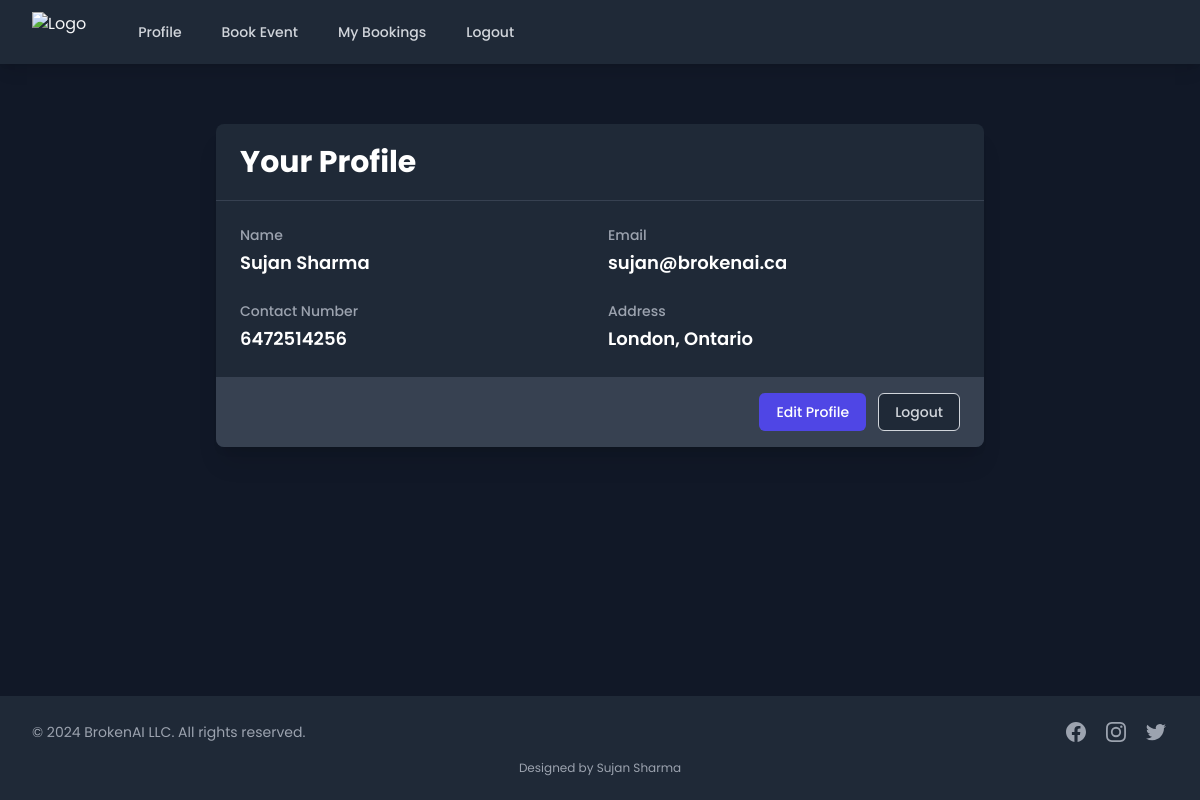
Page /profile/ (signed in) on the committed database.
### accounts/models.py (models this page shows, shortened)
class CustomUser(AbstractUser):
    email = models.EmailField(_('email address'), unique=True)
    contact_number = models.CharField(max_length=15)
    address = models.TextField(blank=True)
    username = models.CharField(max_length=150, unique=True, blank=True)
    USERNAME_FIELD = 'email'
    REQUIRED_FIELDS = ['first_name', 'last_name', 'contact_number']
    objects = CustomUserManager()

### accounts/views.py (the view)
# urls.py: path('profile/', views.profile, name='profile'),
@login_required
def profile(request):
    return render(request, 'profile.html', {'user': request.user})

### accounts/templates/profile.html (shortened to what this page needs)
{% extends "base.html" %}
{% load static %}
{% block extra_head %}
<script src="https://cdn.tailwindcss.com"></script>
{% endblock %}
{% block content %}
<div class=" bg-black-200 py-7 px-4 sm:px-6 lg:px-8">
    <div class="max-w-3xl mx-auto">
        <div class="bg-gray-800 shadow-xl rounded-lg overflow-hidden">
            <div class="px-4 py-5 sm:px-6 border-b border-gray-700">
                <h2 class="text-2xl font-bold leading-7 text-white sm:text-3xl sm:truncate">
                    Your Profile
                </h2>
            </div>
            <div class="px-4 py-5 sm:p-6">
                <div class="grid grid-cols-1 gap-y-6 gap-x-4 sm:grid-cols-2">
                    <div>
                        <dt class="text-sm font-medium text-gray-400">
                            Name
                        </dt>
                        <dd class="mt-1 text-lg font-semibold text-white">
                            {{ user.get_full_name }}
                        </dd>
                    </div>
                    <div>
                        <dt class="text-sm font-medium text-gray-400">
                            Email
                        </dt>
                        <dd class="mt-1 text-lg font-semibold text-white">
                            {{ user.email }}
                        </dd>
                    </div>
                    <div>
                        <dt class="text-sm font-medium text-gray-400">
                            Contact Number
                        </dt>
                        <dd class="mt-1 text-lg font-semibold text-white">
                            {{ user.contact_number }}
                        </dd>
                    </div>
                    <div>
                        <dt class="text-sm font-medium text-gray-400">
                            Address
                        </dt>
                        <dd class="mt-1 text-lg font-semibold text-white">
                            {{ user.address }}
                        </dd>
                    </div>
                </div>
            </div>
            <div class="px-4 py-4 sm:px-6 bg-gray-700 flex justify-end space-x-3">
                <a href="{% url 'update_profile' %}"
                    class="inline-flex items-center px-4 py-2 border border-transparent text-sm font-medium rounded-md text-white bg-indigo-600 hover:bg-indigo-700 focus:outline-none focus:ring-2 focus:ring-offset-2 focus:ring-indigo-500">
                    Edit Profile
                </a>
                <a href="{% url 'logout' %}"
                    class="inline-flex items-center px-4 py-2 border border-gray-300 text-sm font-medium rounded-md text-gray-300 bg-gray-800 hover:bg-gray-700 focus:outline-none focus:ring-2 focus:ring-offset-2 focus:ring-indigo-500">
                    Logout
                </a>
            </div>
        </div>
    </div>
</div>
{% endblock %}

### accounts/templates/base.html (style rules this page uses)
body { font-family: 'Poppins', sans-serif; }

### rows in the picture
CustomUser: get_full_name "Sujan Sharma", email "sujan@brokenai.ca", contact_number "6472514256", address "London, Ontario"
